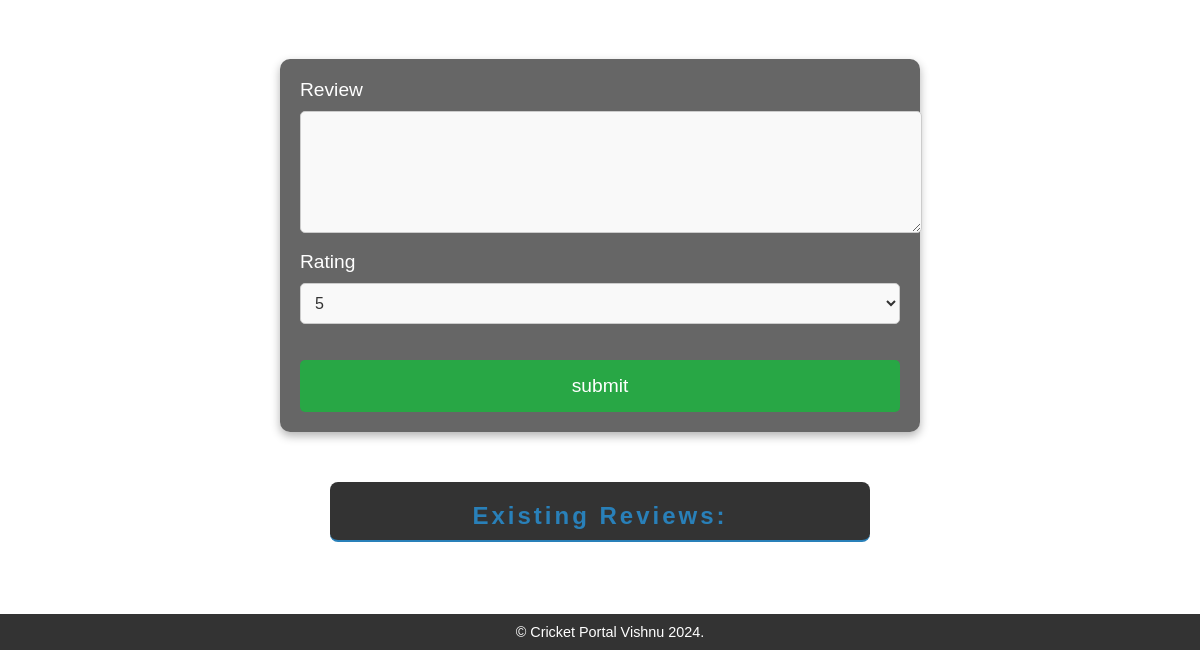
The app's page /Review (lower part), older data.
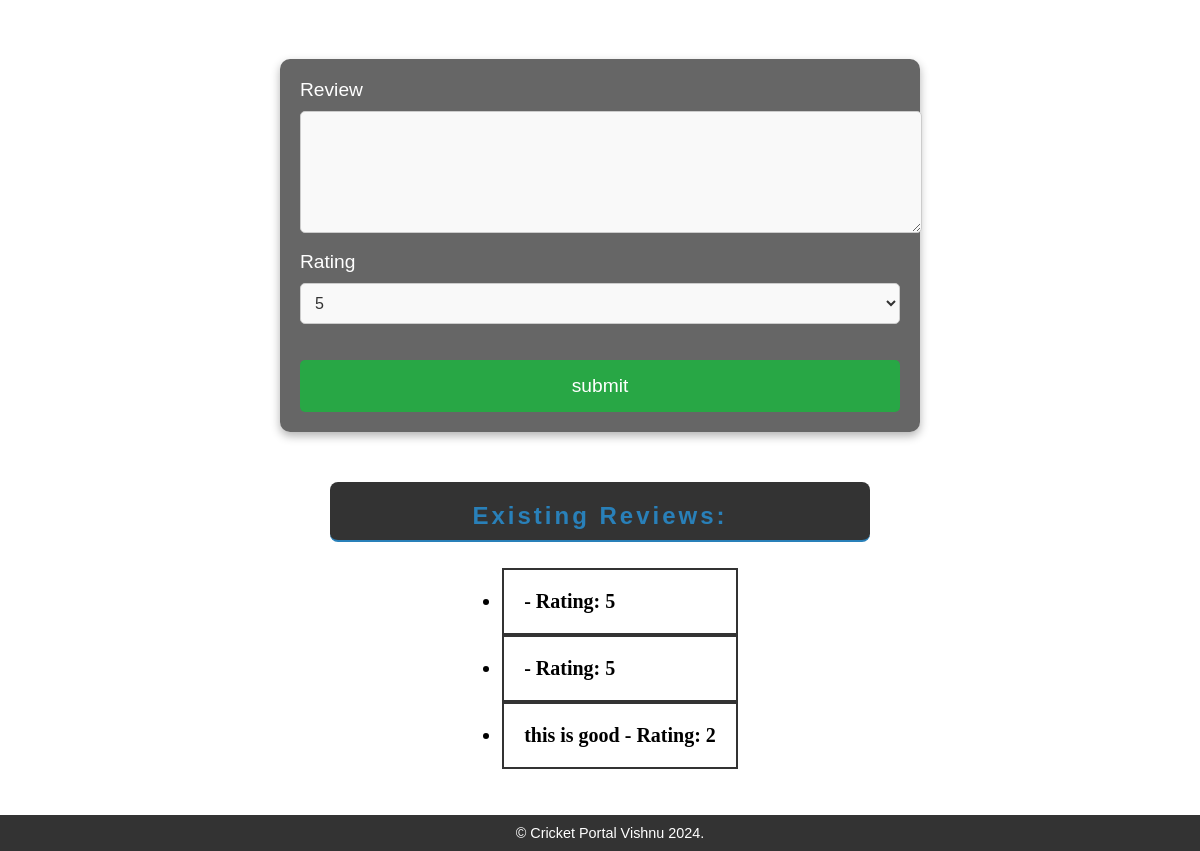
The same page, newer data.
### tables this page shows
CREATE TABLE Review (
    id INTEGER PRIMARY KEY AUTOINCREMENT,
    comments TEXT NOT NULL,
    rating INTEGER NOT NULL,
    Is_Deleted INTEGER DEFAULT 0
);

### routes.py (the view)
@app.route('/Review')
def Review():
    conn = sqlite3.connect('Cricket.db.db')
    cur = conn.cursor()
    cur.execute("SELECT * FROM Review WHERE Is_Deleted = 0")  # Fetch active reviews
    Crickets = cur.fetchall()  # Fetch all results
    return render_template("Review.html", Crickets=Crickets)  # Render reviews page

### templates/Review.html (shortened to what this page needs)
<!DOCTYPE html>
<html lang="en">
<head>
    <link rel="stylesheet" href="/static/style.css">
</head>
<body>
    <form action="/addreview" method="post">
        <label for="Review">Review</label>
         <textarea id="Review" name="Review" rows="5" cols="60"></textarea><br>
         <label for="rating"> Rating</label>
         <select id="rating" name="rating">
            <option value="5">5</option>
         </select> <br> <br>
        <input type="submit" value="submit">
     </form>
     <div class="ce">
        <h2 class="h2">Existing Reviews:</h2>
        <ul>
            {% for review in Crickets %}
                <li class="cric">{{ review[1] }} - Rating: {{ review[2] }}</li>
            {% endfor %}
        </ul>
    </div>
    <footer>
        <p class="footerp">&copy; Cricket Portal Vishnu 2024. </p>
    </footer>
</body>
</html>

### static/style.css (style rules this page uses)
.cric { font-family: Arial, Helvetica, sans-serif; font-weight: 300; }
footer { background-color: #333; color: white; text-align: center; padding: 10px; margin-top: auto; width: 100%; font-size: 14px; }
footer p { margin: 0; font-size: 1em; }
h2 { margin: 20px; font-size: 24px; }
p { font-size: 20px; margin: 10px 0; }
.h2 { text-align: center; padding: 20px; background-color: #333; color:whitesmoke; width: 500px; font-size: 28px; margin-top: 20px; margin-bottom: 20px; letter-spacing: 3px; border-radius: 8px; box-shadow: 0 4px 8 px rgb(red, green, blue); }
.ce { display: flex; justify-content: center; align-items: center; flex-direction: column; margin-top: 50px; }
.cric { font-size: 20px; font-family: Cambria, Cochin, Georgia, Times, 'Times New Roman', serif; font-weight: bolder; justify-content: space-around; flex-wrap: wrap; max-width: 400px; padding: 20px; background-color: rgba(255, 255, 255, 0.9); border: 2px solid #333; }
.h2 { font-size: 1.5em; color: #2980b9; border-bottom: 2px solid #2980b9; padding-bottom: 10px; margin-bottom: 10px; margin-top: 20px; }
h2, h3, h4 { margin-bottom: 10px; color: #333; }
footer { text-align: center; margin-top: 30px; font-size: 0.9em; color: #555; }
p { margin-bottom: 1em; }
form { position: relative; display: flex; flex-direction: column; top: 20px; widows: 100%; }
.footerp { color: white; }

### templates/Review.html (style rules this page uses)
body { background: url(https://media.gettyimages.com/id/1770829622/photo/mumbai-india-rohit-sharma-of-india-celebrates-following-the-icc-mens-cricket-world-cup-india.jpg?s=612x612&w=0&k=20&c=pAURmGHk4fq0DwSkDB_qhcQLaMeWRffZAAkO_KVgMP4=); font-family: Arial, sans-serif; margin: 0; padding: 0; background-size: cover; background-position: center; background-repeat: no-repeat; }
form { background-color: rgba(0, 0, 0, 0.6); color: white; padding: 20px; border-radius: 10px; width: 50%; margin: 50px auto; box-shadow: 0px 4px 10px rgba(0, 0, 0, 0.3); }
label { font-size: 1.2rem; display: block; margin-bottom: 10px; }
textarea { width: 100%; height: 100px; font-size: 1rem; padding: 10px; border-radius: 5px; border: 1px solid #ccc; resize: vertical; background-color: #f9f9f9; color: #333; }
select { width: 100%; padding: 10px; font-size: 1rem; border-radius: 5px; border: 1px solid #ccc; background-color: #f9f9f9; color: #333; }
input[type="submit"] { background-color: #28a745; color: white; border: none; padding: 15px 20px; font-size: 1.2rem; border-radius: 5px; cursor: pointer; width: 100%; transition: background-color 0.3s ease; }

Row changes from the older to the newer data that the page shows:
added Review: rating "5"
added Review: rating "5"
added Review: comments "this is good", rating "2"
